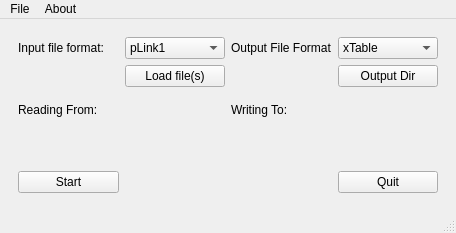
<?xml version="1.0" encoding="UTF-8"?>
<ui version="4.0">
 <class>MainWindow</class>
 <widget class="QMainWindow" name="MainWindow">
  <property name="geometry">
   <rect>
    <x>0</x>
    <y>0</y>
    <width>456</width>
    <height>233</height>
   </rect>
  </property>
  <property name="windowTitle">
   <string>The CroCo Cross-Link Converter</string>
  </property>
  <property name="windowIcon">
   <iconset>
    <normaloff>:/images/data/images/python-icon.png</normaloff>:/images/data/images/python-icon.png</iconset>
  </property>
  <widget class="QWidget" name="centralwidget">
   <layout class="QGridLayout" name="gridLayout_2">
    <item row="0" column="0">
     <widget class="QWidget" name="widget" native="true">
      <layout class="QGridLayout" name="gridLayout">
       <item row="0" column="0">
        <widget class="QLabel" name="label3">
         <property name="text">
          <string>Input file format:</string>
         </property>
        </widget>
       </item>
       <item row="0" column="1">
        <widget class="QComboBox" name="convert_input_dropdown">
         <property name="statusTip">
          <string>Format for file input</string>
         </property>
         <item>
          <property name="text">
           <string>pLink1</string>
          </property>
         </item>
         <item>
          <property name="text">
           <string>pLink2</string>
          </property>
         </item>
         <item>
          <property name="text">
           <string>xQuest</string>
          </property>
         </item>
         <item>
          <property name="text">
           <string>Kojak</string>
          </property>
         </item>
         <item>
          <property name="text">
           <string>xTable</string>
          </property>
         </item>
        </widget>
       </item>
       <item row="0" column="2">
        <widget class="QLabel" name="label4">
         <property name="text">
          <string>Output File Format</string>
         </property>
        </widget>
       </item>
       <item row="0" column="3">
        <widget class="QComboBox" name="convert_output_dropdown">
         <property name="statusTip">
          <string>Format to convert file to</string>
         </property>
         <item>
          <property name="text">
           <string>xTable</string>
          </property>
         </item>
         <item>
          <property name="text">
           <string>xVis</string>
          </property>
         </item>
         <item>
          <property name="text">
           <string>xiNet</string>
          </property>
         </item>
         <item>
          <property name="text">
           <string>DynamXL</string>
          </property>
         </item>
         <item>
          <property name="text">
           <string>xWalk</string>
          </property>
         </item>
        </widget>
       </item>
       <item row="1" column="1">
        <widget class="QPushButton" name="convert_load_btn">
         <property name="statusTip">
          <string>Load input files</string>
         </property>
         <property name="text">
          <string>Load file(s)</string>
         </property>
        </widget>
       </item>
       <item row="1" column="3">
        <widget class="QPushButton" name="convert_output_btn">
         <property name="statusTip">
          <string>Select the output directory</string>
         </property>
         <property name="text">
          <string>Output Dir</string>
         </property>
        </widget>
       </item>
       <item row="2" column="0">
        <widget class="QLabel" name="label1">
         <property name="text">
          <string>Reading From:</string>
         </property>
        </widget>
       </item>
       <item row="2" column="2" colspan="2">
        <widget class="QLabel" name="label2">
         <property name="text">
          <string>Writing To:</string>
         </property>
        </widget>
       </item>
       <item row="4" column="0">
        <widget class="QPushButton" name="convert_start">
         <property name="statusTip">
          <string>Start the conversion</string>
         </property>
         <property name="text">
          <string>Start</string>
         </property>
        </widget>
       </item>
       <item row="4" column="3">
        <widget class="QPushButton" name="convert_quit">
         <property name="statusTip">
          <string>Quit the programme</string>
         </property>
         <property name="text">
          <string>Quit</string>
         </property>
        </widget>
       </item>
       <item row="3" column="0">
        <widget class="QLabel" name="convert_input_lbl">
         <property name="text">
          <string/>
         </property>
        </widget>
       </item>
       <item row="3" column="2">
        <widget class="QLabel" name="convert_output_lbl">
         <property name="text">
          <string/>
         </property>
        </widget>
       </item>
      </layout>
     </widget>
    </item>
   </layout>
  </widget>
  <widget class="QMenuBar" name="menubar">
   <property name="enabled">
    <bool>true</bool>
   </property>
   <property name="geometry">
    <rect>
     <x>0</x>
     <y>0</y>
     <width>456</width>
     <height>20</height>
    </rect>
   </property>
   <widget class="QMenu" name="menuFile">
    <property name="title">
     <string>File</string>
    </property>
    <addaction name="actionQuit"/>
   </widget>
   <widget class="QMenu" name="menuAbout">
    <property name="title">
     <string>About</string>
    </property>
    <addaction name="actionAbout"/>
   </widget>
   <addaction name="menuFile"/>
   <addaction name="menuAbout"/>
  </widget>
  <widget class="QStatusBar" name="statusbar"/>
  <action name="actionQuit">
   <property name="text">
    <string>Quit</string>
   </property>
   <property name="statusTip">
    <string>Exit the programme</string>
   </property>
   <property name="shortcut">
    <string>Ctrl+Q</string>
   </property>
   <property name="menuRole">
    <enum>QAction::QuitRole</enum>
   </property>
  </action>
  <action name="actionAbout">
   <property name="text">
    <string>About CroCo</string>
   </property>
   <property name="statusTip">
    <string>About CroCo</string>
   </property>
   <property name="menuRole">
    <enum>QAction::AboutRole</enum>
   </property>
  </action>
 </widget>
 <resources>
  <include location="../croco.qrc"/>
 </resources>
 <connections/>
</ui>
